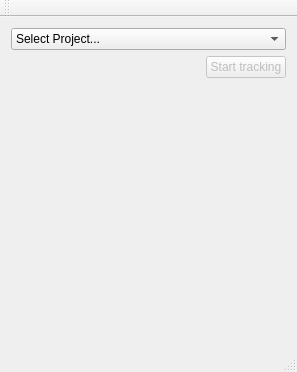
<?xml version="1.0" encoding="UTF-8"?>
<ui version="4.0">
 <class>MainWindow</class>
 <widget class="QMainWindow" name="MainWindow">
  <property name="geometry">
   <rect>
    <x>0</x>
    <y>0</y>
    <width>297</width>
    <height>372</height>
   </rect>
  </property>
  <property name="windowTitle">
   <string>MainWindow</string>
  </property>
  <widget class="QWidget" name="centralWidget">
   <layout class="QVBoxLayout" name="verticalLayout">
    <item>
     <widget class="QComboBox" name="comboBox">
      <item>
       <property name="text">
        <string>Select Project...</string>
       </property>
      </item>
      <item>
       <property name="text">
        <string>One</string>
       </property>
      </item>
      <item>
       <property name="text">
        <string>Two</string>
       </property>
      </item>
     </widget>
    </item>
    <item>
     <layout class="QHBoxLayout" name="horizontalLayout">
      <item>
       <spacer name="horizontalSpacer">
        <property name="orientation">
         <enum>Qt::Horizontal</enum>
        </property>
        <property name="sizeHint" stdset="0">
         <size>
          <width>40</width>
          <height>20</height>
         </size>
        </property>
       </spacer>
      </item>
      <item>
       <widget class="QPushButton" name="startTracking">
        <property name="enabled">
         <bool>false</bool>
        </property>
        <property name="text">
         <string>Start tracking</string>
        </property>
       </widget>
      </item>
     </layout>
    </item>
    <item>
     <spacer name="verticalSpacer">
      <property name="orientation">
       <enum>Qt::Vertical</enum>
      </property>
      <property name="sizeHint" stdset="0">
       <size>
        <width>20</width>
        <height>248</height>
       </size>
      </property>
     </spacer>
    </item>
   </layout>
  </widget>
  <widget class="QMenuBar" name="menuBar">
   <property name="geometry">
    <rect>
     <x>0</x>
     <y>0</y>
     <width>297</width>
     <height>21</height>
    </rect>
   </property>
  </widget>
  <widget class="QToolBar" name="mainToolBar">
   <attribute name="toolBarArea">
    <enum>TopToolBarArea</enum>
   </attribute>
   <attribute name="toolBarBreak">
    <bool>false</bool>
   </attribute>
  </widget>
  <widget class="QStatusBar" name="statusBar"/>
 </widget>
 <layoutdefault spacing="6" margin="11"/>
 <resources/>
 <connections/>
</ui>
